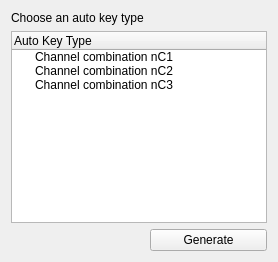
            <widget class="QWidget" name="Auto_Key">
             <attribute name="title">
              <string>Auto Key</string>
             </attribute>
             <layout class="QGridLayout" name="gridLayout_17">
              <item row="0" column="0">
               <layout class="QGridLayout" name="gridLayout_11">
                <item row="0" column="0">
                 <widget class="QLabel" name="label_13">
                  <property name="text">
                   <string>Choose an auto key type</string>
                  </property>
                 </widget>
                </item>
                <item row="2" column="1">
                 <widget class="QPushButton" name="autoKey_generateButton">
                  <property name="text">
                   <string>Generate</string>
                  </property>
                 </widget>
                </item>
                <item row="1" column="0" colspan="2">
                 <widget class="QTreeWidget" name="autoKey_table">
                  <column>
                   <property name="text">
                    <string>Auto Key Type</string>
                   </property>
                  </column>
                  <item>
                   <property name="text">
                    <string>Channel combination nC1</string>
                   </property>
                  </item>
                  <item>
                   <property name="text">
                    <string>Channel combination nC2</string>
                   </property>
                  </item>
                  <item>
                   <property name="text">
                    <string>Channel combination nC3</string>
                   </property>
                  </item>
                 </widget>
                </item>
               </layout>
              </item>
             </layout>
            </widget>
